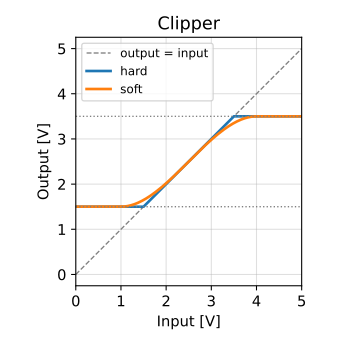

Python code for this plot:
# SPDX-License-Identifier: MIT
"""Input-output characteristics of the clippers (limits 1.5 and 3.5 V): hard (ideal
diodes) and soft (cubic, like real diodes), with output = input dashed."""
import sys
import pathlib

import numpy as np

sys.path.insert(0, str(pathlib.Path(__file__).resolve().parents[2] / "tools"))
from figures import arrow, save, transfer_axes  # noqa: E402,F401

x = np.linspace(0, 5, 501)
c, h = 2.5, 1.0
d = x - c
soft = np.where(d >= 1.5 * h, c + h, np.where(d <= -1.5 * h, c - h, c + d - 4 * d ** 3 / (27 * h * h)))
fig, (a,) = transfer_axes(["Clipper"])
a.plot(x, x, "--", color="gray", lw=1, label="output = input")
a.plot(x, np.clip(x, 1.5, 3.5), lw=2, label="hard")
a.plot(x, soft, lw=2, label="soft")
for y in (1.5, 3.5):
    a.axhline(y, color="gray", ls=":", lw=1)
a.legend(loc="upper left", fontsize=9)
fig.tight_layout()
save(fig, pathlib.Path(__file__).with_name("response.svg"))
